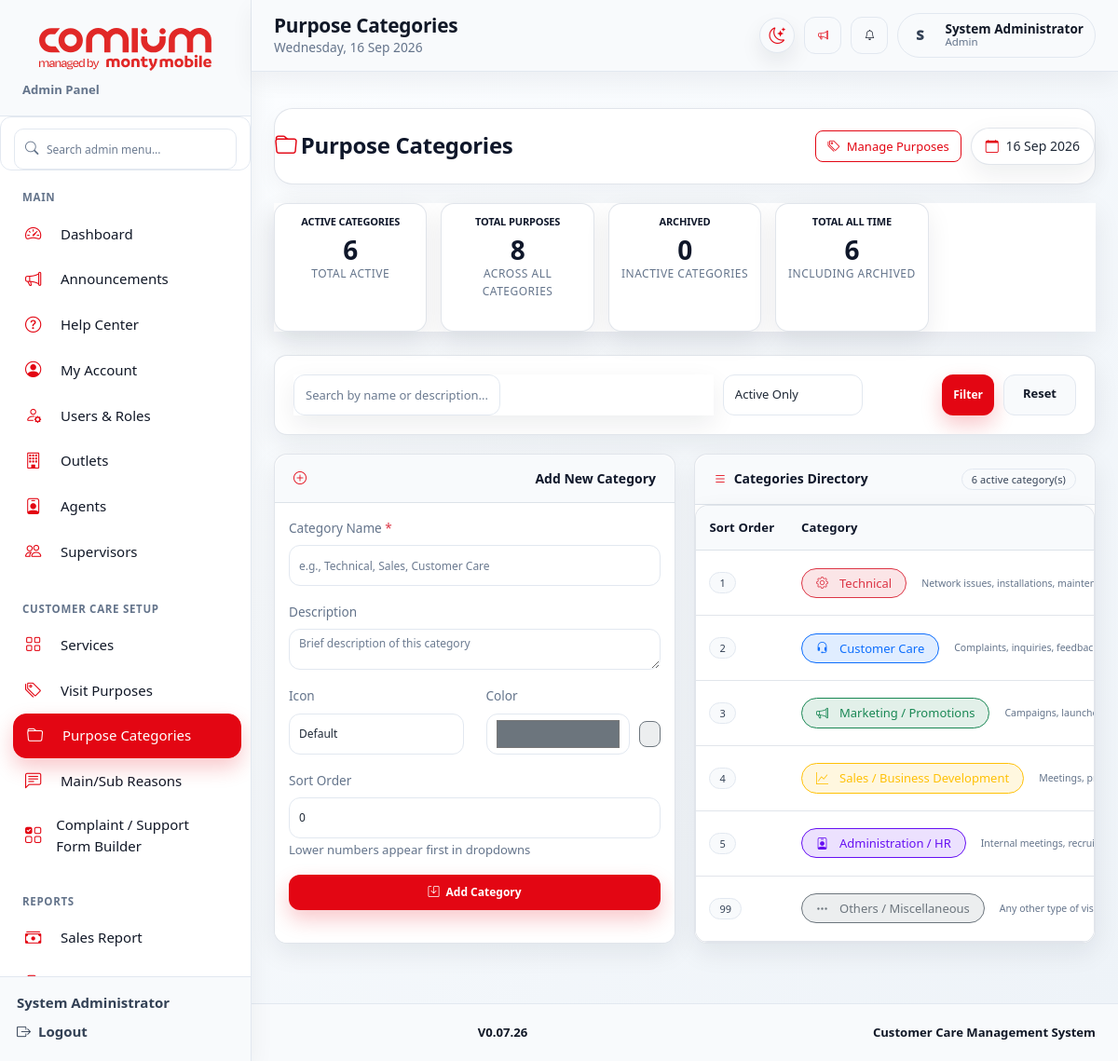
Page /admin/purpose_categories.php (signed in) on the committed database.
### tables this page shows
CREATE TABLE `purpose_categories` (
  `id` int NOT NULL,
  `name` varchar(100) NOT NULL,
  `description` text,
  `icon` varchar(50) DEFAULT 'bi-tag',
  `color` varchar(20) DEFAULT '#6c757d',
  `sort_order` int DEFAULT '0',
  `is_active` tinyint(1) DEFAULT '1',
  `created_at` timestamp NULL DEFAULT CURRENT_TIMESTAMP
);

### config.php (called while the page is built, shortened)
<?php
function appBasePrefix() {
    $script = str_replace('\\', '/', $_SERVER['SCRIPT_NAME'] ?? '');
    $dir = basename(dirname($script));
    return in_array($dir, ['admin', 'agent', 'supervisor'], true) ? '../' : '';
}
function appPath($path) {
    return appBasePrefix() . ltrim($path, '/');
}
function appAsset($path) {
    $resolved = appPath($path);
    $clean = ltrim((string)$path, '/');
    if (preg_match('/\.(css|js)$/i', $clean)) {
        $resolved .= (strpos($resolved, '?') === false ? '?' : '&') . 'v=20260728_final_audit_v3';
    }
    return $resolved;
}
function e($value) {
    return htmlspecialchars((string)($value ?? ''), ENT_QUOTES, 'UTF-8');
}
?>

### admin/purpose_categories.php (the view, shortened to what this page needs)
<?php
require_once '../config.php';
$search = isset($_GET['search']) ? mysqli_real_escape_string($conn, (string)($_GET['search'] ?? '')) : '';
$show_inactive = isset($_GET['show_inactive']) && $_GET['show_inactive'] == '1';
$where_conditions = [];
if ($show_inactive) {
    $where_conditions[] = "(is_active = 1 OR is_active = 0)";
} else {
    $where_conditions[] = "is_active = 1";
}
$where_sql = !empty($where_conditions) ? "WHERE " . implode(" AND ", $where_conditions) : "";
$categories_query = "SELECT * FROM purpose_categories $where_sql ORDER BY sort_order, name";
$categories_result = mysqli_query($conn, $categories_query);
$active_categories = [];
$inactive_categories = [];
while ($category = mysqli_fetch_assoc($categories_result)) {
    $count_query = mysqli_query($conn, "SELECT COUNT(*) as count FROM purpose_of_visit WHERE category_id = {$category['id']} AND is_active = 1");
    $count = mysqli_fetch_assoc($count_query)['count'];
    $category['purpose_count'] = $count;
    if ($category['is_active'] == 0) {
        $inactive_categories[] = $category;
    } else {
        $active_categories[] = $category;
    }
}
$edit_category = null;
$total_active = count($active_categories);
$total_purposes = mysqli_fetch_assoc(mysqli_query($conn, "SELECT COUNT(*) as count FROM purpose_of_visit WHERE is_active = 1"))['count'];
?>
<!DOCTYPE html>
<html lang="en">
<head>
    <link href="https://cdn.jsdelivr.net/npm/bootstrap@5.3.0/dist/css/bootstrap.min.css" rel="stylesheet">
    <link rel="stylesheet" href="https://cdn.jsdelivr.net/npm/bootstrap-icons@1.11.0/font/bootstrap-icons.css">
<link rel="stylesheet" href="<?php echo appAsset('assets/css/sis-page-components.css'); ?>">
<link rel="stylesheet" href="<?php echo appAsset('assets/css/sis-theme.css'); ?>">
</head>
<body class="sis-app-body">
<?php require_once dirname(__DIR__) . '/include/side_header.php'; sisRenderLayoutStart('admin'); ?>
    <div class="main-content">
        <div class="page-header">
            <h3><i class="bi bi-folder sis-u-20e33279"></i>Purpose Categories</h3>
            <div class="header-actions">
                <a href="purposes.php" class="btn-outline-primary">
                    <i class="bi bi-tags"></i> Manage Purposes
                </a>
                <span class="date-badge"><i class="bi bi-calendar"></i> <?php echo date('d M Y'); ?></span>
            </div>
        </div>
        <div class="stats-grid">
            <div class="stat-card">
                <h6>Active Categories</h6>
                <h3><?php echo $total_active; ?></h3>
                <small>Total active</small>
            </div>
            <div class="stat-card">
                <h6>Total Purposes</h6>
                <h3><?php echo $total_purposes; ?></h3>
                <small>Across all categories</small>
            </div>
            <div class="stat-card">
                <h6>Archived</h6>
                <h3><?php echo count($inactive_categories); ?></h3>
                <small>Inactive categories</small>
            </div>
            <div class="stat-card">
                <h6>Total All Time</h6>
                <h3><?php echo $total_active + count($inactive_categories); ?></h3>
                <small>Including archived</small>
            </div>
        </div>
        <div class="filter-bar">
            <form class="sis-u-f0d95916" method="GET">
                <div class="search-box">
                    <input type="text" class="form-control" name="search" placeholder="Search by name or description..." value="<?php echo htmlspecialchars($search); ?>">
                </div>
                <div class="filter-group sis-u-9102618d">
                    <select class="form-select" name="status">
                        <option value="active" <?php echo !$show_inactive ? 'selected' : ''; ?>>Active Only</option>
                    </select>
                </div>
                <button type="submit" class="btn btn-primary">Filter</button>
                <a href="purpose_categories.php" class="btn btn-outline-secondary">Reset</a>
            </form>
        </div>
        <div class="two-col">
            <div class="card">
                <div class="card-header">
                    <i class="bi bi-<?php echo $edit_category ? 'pencil-square' : 'plus-circle'; ?>"></i>
                    <?php echo $edit_category ? 'Edit Category' : 'Add New Category'; ?>
                </div>
                <div class="card-body">
                    <form method="POST">
                        <div class="mb-3">
                            <label class="form-label">Category Name <span class="text-danger">*</span></label>
                            <input type="text" class="form-control" name="name"
                                   value="<?php echo htmlspecialchars($edit_category['name'] ?? ''); ?>"
                                   placeholder="e.g., Technical, Sales, Customer Care" required>
                        </div>
                        <div class="mb-3">
                            <label class="form-label">Description</label>
                            <textarea class="form-control" name="description" rows="2"
                                      placeholder="Brief description of this category"><?php echo htmlspecialchars($edit_category['description'] ?? ''); ?></textarea>
                        </div>
                        <div class="row">
                            <div class="col-6 mb-3">
                                <label class="form-label">Icon</label>
                                <select class="form-select" name="icon">
                                    <option value="bi-folder">Default</option>
                                </select>
                            </div>
                            <div class="col-6 mb-3">
                                <label class="form-label">Color</label>
                                <div class="color-input-group">
                                    <input type="color" class="form-control" name="color"
                                           value="<?php echo $edit_category['color'] ?? '#6c757d'; ?>"
                                          >
                                    <span class="color-preview sis-dynamic-color" data-color="<?php echo e($edit_category['color'] ?? '#6c757d'); ?>"></span>
                                </div>
                            </div>
                        </div>
                        <div class="mb-3">
                            <label class="form-label">Sort Order</label>
                            <input type="number" class="form-control" name="sort_order"
                                   value="<?php echo $edit_category['sort_order'] ?? '0'; ?>">
                            <small class="text-muted">Lower numbers appear first in dropdowns</small>
                        </div>
                        <div class="d-flex gap-2">
                            <button type="submit" class="btn btn-primary flex-grow-1">
                                <i class="bi bi-save"></i> <?php echo $edit_category ? 'Update Category' : 'Add Category'; ?>
                            </button>
                        </div>
                    </form>
                </div>
            </div>
            <div class="card">
                <div class="card-header">
                    <span><i class="bi bi-list"></i> Categories Directory</span>
                    <span class="badge bg-secondary">
                        <?php echo $total_active; ?> active category(s)
                    </span>
                </div>
                <div class="card-body p-0">
                    <div class="table-responsive">
                        <table class="table">
                            <thead>
                                <tr>
                                    <th>Sort Order</th>
                                    <th>Category</th>
                                </tr>
                            </thead>
                            <tbody>
                                <?php if(count($active_categories) > 0): ?>
                                    <?php foreach ($active_categories as $category): ?>
                                    <tr>
                                        <td>
                                            <span class="badge bg-secondary"><?php echo $category['sort_order']; ?></span>
                                         </td>
                                        <td>
                                            <div class="d-flex align-items-center gap-2">
                                                <span class="category-chip sis-dynamic-color" data-color="<?php echo e($category['color']); ?>">
                                                    <i class="bi <?php echo $category['icon'] ?? 'bi-folder'; ?>"></i>
                                                    <span><?php echo htmlspecialchars($category['name']); ?></span>
                                                </span>
                                                <?php if($category['description']): ?>
                                                <br><small class="text-muted"><?php echo htmlspecialchars(substr($category['description'], 0, 40)); ?></small>
                                                <?php endif; ?>
                                            </div>
                                         </td>
                                    </tr>
                                    <?php endforeach; ?>
                                <?php endif; ?>
                            </tbody>
                        </table>
                    </div>
                </div>
            </div>
        </div>
    </div>
</body>
</html>

### rows in the picture
purpose_categories: sort_order "1", name "Technical", description "Network issues, installations,…"
purpose_categories: sort_order "2", name "Customer Care", description "Complaints, inquiries,…"
purpose_categories: sort_order "3", name "Marketing / Promotions", description "Campaigns,…"
purpose_categories: sort_order "4", name "Sales / Business Development", description "Meetings,…"
purpose_categories: sort_order "5", name "Administration / HR", description "Internal meetings,…"
purpose_categories: sort_order "99", name "Others / Miscellaneous", description "Any other type of…"

### other values in the picture
$roleLabel "Admin"
$section['title'] "MAIN"
$label "Dashboard"
$label "Announcements"
$label "Help Center"
$label "My Account"
$label "Users & Roles"
$label "Outlets"
$label "Agents"
$label "Supervisors"
$section['title'] "CUSTOMER CARE SETUP"
$label "Services"
$label "Visit Purposes"
$label "Purpose Categories"
$label "Main/Sub Reasons"
